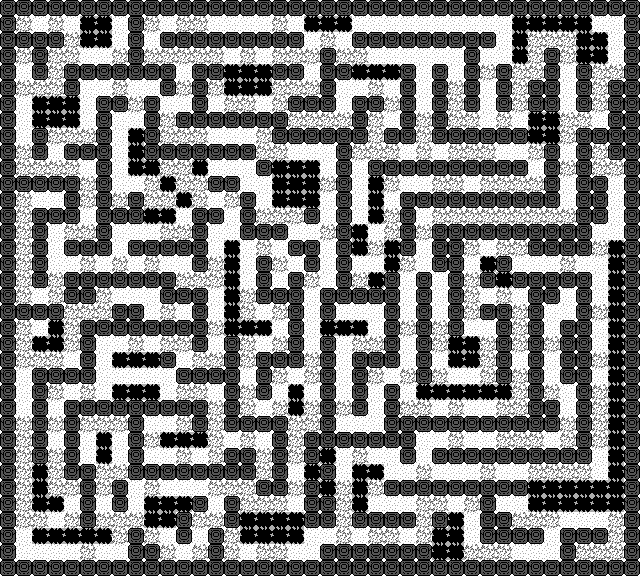

This is a level from a 2D game, rendered from its Tiled map with the project's own tilesets. A one-line summary and the map file follow, with tile-layer data summarised:
An orthogonal 40x36 tile map with 16x16 px tiles, 2 tile layers (floor, barriers) and 3 objects (goal, player, countdown).

<map version="2017.04.18" orientation="orthogonal" renderorder="right-down" width="40" height="36" tilewidth="16" tileheight="16" nextobjectid="4">
 <tileset firstgid="1" name="main" tilewidth="16" tileheight="16" tilecount="16" columns="4">
  <image source="tiles.png" width="64" height="64" />
 </tileset>
 <layer name="floor" width="40" height="36">
  <properties>
   <property name="nocollide" value="true" />
   <property name="tileset" value="main" />
  </properties>
  <data>[1440 cells, 1440 non-empty, 2 distinct tile ids]</data>
 </layer>
 <layer name="barriers" width="40" height="36">
  <properties>
   <property name="collision" value="true" />
   <property name="tileset" value="main" />
  </properties>
  <data>[1440 cells, 791 non-empty, 2 distinct tile ids]</data>
 </layer>
 <objectgroup name="objects">
  <object id="1" name="goal" type="goal" x="16" y="16" width="16" height="16">
   <properties>
    <property name="win_maze" value="true" />
   </properties>
  </object>
  <object id="2" name="player_start" type="player" x="608" y="544" width="16" height="16">
   <properties>
    <property name="player" value="true" />
   </properties>
  </object>
  <object id="3" name="countdown" type="countdown" x="48" y="48" width="16" height="16" />
 </objectgroup>
</map>